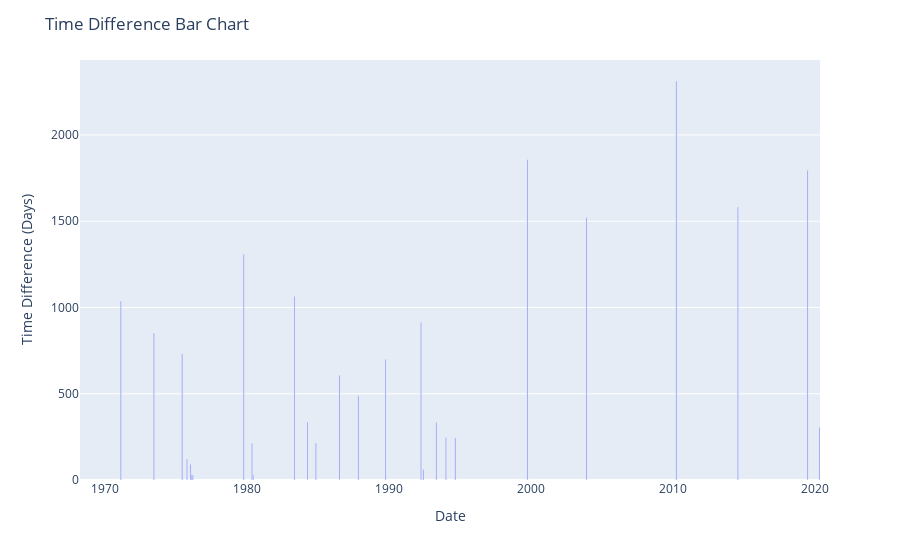

Write notebook code for a chart like this one.
### Code cell
large_mag_usgs['Date'] = large_mag_usgs['Date'].dt.to_timestamp()
fig = px.bar(large_mag_usgs, x='Date', y='time_diff', labels={'time_diff_days': 'Time Difference (Days)'})

# Customize the plot layout
fig.update_layout(
    title='Time Difference Bar Chart',
    xaxis_title='Date',
    yaxis_title='Time Difference (Days)',
)

### Figure 1 — Plotly figure (JSON) as saved in the notebook; plotly's stock layout.template omitted (floating-point values rounded to 4 significant figures)
{"data": [{"alignmentgroup": "True", "hovertemplate": "Date=%{x}<br>time_diff=%{y}<extra></extra>", "legendgroup": "", "marker": {"color": "#636efa", "pattern": {"shape": ""}}, "name": "", "offsetgroup": "", "orientation": "v", "showlegend": false, "textposition": "auto", "type": "bar", "x": ["1968-04-01T00:00:00", "1971-02-01T00:00:00", "1973-06-01T00:00:00", "1975-06-01T00:00:00", "1975-10-01T00:00:00", "1976-01-01T00:00:00", "1976-02-01T00:00:00", "1976-03-01T00:00:00", "1979-10-01T00:00:00", "1980-05-01T00:00:00", "1980-06-01T00:00:00", "1983-05-01T00:00:00", "1984-04-01T00:00:00", "1984-11-01T00:00:00", "1986-07-01T00:00:00", "1987-11-01T00:00:00", "1989-10-01T00:00:00", "1992-04-01T00:00:00", "1992-06-01T00:00:00", "1993-05-01T00:00:00", "1994-01-01T00:00:00", "1994-09-01T00:00:00", "1999-10-01T00:00:00", "2003-12-01T00:00:00", "2010-04-01T00:00:00", "2014-08-01T00:00:00", "2019-07-01T00:00:00", "2020-05-01T00:00:00"], "xaxis": "x", "y": [null, 1036, 851, 730, 122, 92, 31, 29, 1309, 213, 31, 1064, 336, 214, 607, 488, 700, 913, 61, 334, 245, 243, 1856, 1522, 2313, 1583, 1795, 305], "yaxis": "y"}], "layout": {"barmode": "relative", "legend": {"tracegroupgap": 0}, "margin": {"t": 60}, "title": {"text": "Time Difference Bar Chart"}, "xaxis": {"anchor": "y", "domain": [0, 1], "title": {"text": "Date"}}, "yaxis": {"anchor": "x", "domain": [0, 1], "title": {"text": "Time Difference (Days)"}}}}
